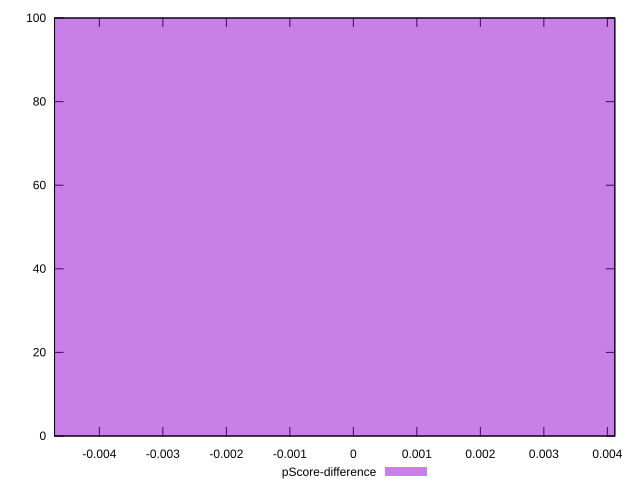

Recreate this plot in gnuplot.
reset

$pScoreDifference <<EOF
0 100
EOF

set key outside below
set boxwidth 0.1
set xrange [-0.004705882352941199:0.0041176470588235314]
set yrange [0:100]
set trange [0:100]
set style fill transparent solid 0.5 noborder
set terminal svg size 640, 490 enhanced background rgb 'white'
set output "reprap/unused-javascript/samples/pages+cached+noexternal+nomedia+nocss+nojs/pScore-difference/histogram.svg"

plot $pScoreDifference title "pScore-difference" with boxes

reset
